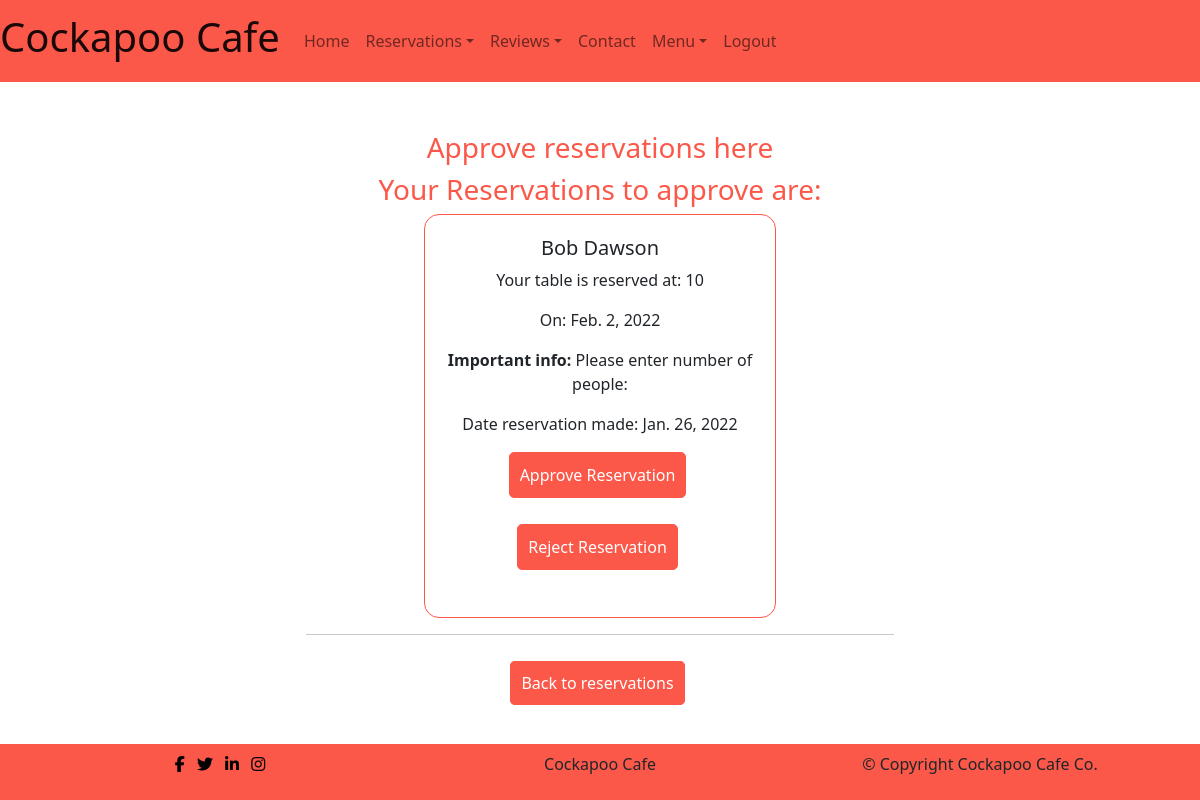
Page /reservation/approve_reservation/ (signed in) on the committed database.
### reservation/models.py (models this page shows, shortened)
class Reservation(models.Model):
    first_name = models.CharField(max_length=100, unique=False)
    last_name = models.CharField(max_length=100, unique=False)
    email = models.EmailField(max_length=100, unique=False)
    phone = models.CharField(validators=[Phone_Regex], max_length=60,
                             null=True, blank=True)
    time = models.CharField(max_length=100, choices=Reservation_Choices,
                            default='9')
    datetime = models.DateField(auto_now_add=False, null=True, blank=False)
    information = models.TextField(blank=False,
                                   default='Please enter number of people:')
    sent_date = models.DateField(auto_now_add=True)
    accepted = models.BooleanField(default=False)
    rejected = models.BooleanField(default=False)
    accepted_date = models.DateTimeField(auto_now=True, null=True)
    user = models.ForeignKey(User, blank=True, null=True,
                             on_delete=models.CASCADE)
    class Meta:
        ordering = ["datetime"]

### reservation/views.py (the view)
# urls.py: path('approve_reservation/', views.ReservationApproveListView.as_view(),
class ReservationApproveListView(ListView):
    model = Reservation
    queryset = Reservation.objects.filter(
        Q(accepted=False) & Q(rejected=False))
    template_name = 'reservation/approve-reservation.html'

### reservation/templates/reservation/approve-reservation.html (shortened to what this page needs)
{% extends 'base.html' %}
{% load static %}
{% block content %}
    <div class=" container no-reservation-text">
        <h3>Approve reservations here</h3>
        <h3>Your Reservations to approve are:</h3>
    </div>
    {% if request.user.is_superuser %}
        {% for res in object_list %}
                <div class="row row-cols-1 row-cols-md-2 g-4 justify-content-center made-reservation">
                    <div class="col">
                        <div class="card">
                            <div class="card-body text-center">
                                <h5 class="card-title">{{ res.first_name }} {{ res.last_name }}</h5>
                                <p class="card-text">Your table is reserved at: {{ res.time }}</p>
                                <p class="card-text"> On: {{ res.datetime }}</p>
                                <p class="card-text"><strong>Important info:</strong> {{ res.information }}</p>
                                <p class="card-text">Date reservation made: {{ res.sent_date }}</p>
                                <p class="inline-flex"><a href="{% url 'approved_revservation' res.id %}" class="menu-btn">Approve Reservation</a></p>
                                <p class="inline-flex"><a href="{% url 'reject_revservation' res.id %}" class="menu-btn">Reject Reservation</a></p>
                            </div>
                        </div>
                        <hr>
                    </div>
                </div>
        {% endfor %}
    {% endif %}
    <p id="make-reservation-btn"><a class="menu-btn" href="{% url 'reservation' %}">Back to reservations</a></p>
{% endblock %}

### static/css/style.css (style rules this page uses)
body { min-height: 100vh; display: flex; flex-direction: column; }
.menu-btn { background-color: #fb5849; color: #fff; border: 1px solid #fb5849; padding: 10px; border-radius: 5px; margin-bottom: 10px; margin-right: 5px; text-decoration: none; }
.inline-flex { display: inline-flex; }
div.card { width: 60%; margin: 0 auto; margin-bottom: 10px;; }
.card { border: 1px solid #fb5849; border-radius: 15px; padding: 5px; }
h3 { color: #fb5849; text-align: center; }
#make-reservation-btn { text-align: center; margin: 20px auto; }
.no-reservation-text { text-align: center; }

### rows in the picture
Reservation: first_name "Bob", last_name "Dawson", time "10", datetime "Feb. 2, 2022", information "Please enter number of people:", sent_date "Jan. 26, 2022"
